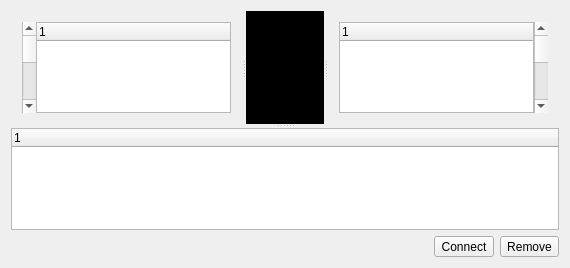
<?xml version="1.0" encoding="UTF-8"?>
<ui version="4.0">
 <class>RouteDialogBase</class>
 <widget class="QDialog" name="RouteDialogBase">
  <property name="geometry">
   <rect>
    <x>0</x>
    <y>0</y>
    <width>570</width>
    <height>268</height>
   </rect>
  </property>
  <property name="sizePolicy">
   <sizepolicy hsizetype="Preferred" vsizetype="Expanding">
    <horstretch>0</horstretch>
    <verstretch>0</verstretch>
   </sizepolicy>
  </property>
  <property name="windowTitle">
   <string>MusE: Routing</string>
  </property>
  <layout class="QVBoxLayout" name="verticalLayout">
   <item>
    <widget class="QSplitter" name="splitter_2">
     <property name="orientation">
      <enum>Qt::Vertical</enum>
     </property>
     <widget class="QSplitter" name="splitter">
      <property name="orientation">
       <enum>Qt::Horizontal</enum>
      </property>
      <property name="childrenCollapsible">
       <bool>false</bool>
      </property>
      <widget class="QWidget" name="">
       <layout class="QHBoxLayout" name="horizontalLayout_3">
        <property name="spacing">
         <number>0</number>
        </property>
        <item>
         <widget class="QScrollBar" name="srcTreeScrollBar">
          <property name="orientation">
           <enum>Qt::Vertical</enum>
          </property>
         </widget>
        </item>
        <item>
         <widget class="MusEGui::RouteTreeWidget" name="newSrcList">
          <property name="verticalScrollBarPolicy">
           <enum>Qt::ScrollBarAlwaysOff</enum>
          </property>
          <property name="selectionMode">
           <enum>QAbstractItemView::ExtendedSelection</enum>
          </property>
          <property name="selectionBehavior">
           <enum>QAbstractItemView::SelectRows</enum>
          </property>
          <property name="isInput" stdset="0">
           <bool>true</bool>
          </property>
          <column>
           <property name="text">
            <string notr="true">1</string>
           </property>
          </column>
         </widget>
        </item>
       </layout>
      </widget>
      <widget class="MusEGui::ConnectionsView" name="connectionsWidget">
       <property name="minimumSize">
        <size>
         <width>0</width>
         <height>0</height>
        </size>
       </property>
       <property name="palette">
        <palette>
         <active>
          <colorrole role="Base">
           <brush brushstyle="SolidPattern">
            <color alpha="255">
             <red>255</red>
             <green>255</green>
             <blue>255</blue>
            </color>
           </brush>
          </colorrole>
          <colorrole role="Window">
           <brush brushstyle="SolidPattern">
            <color alpha="255">
             <red>0</red>
             <green>0</green>
             <blue>0</blue>
            </color>
           </brush>
          </colorrole>
         </active>
         <inactive>
          <colorrole role="Base">
           <brush brushstyle="SolidPattern">
            <color alpha="255">
             <red>255</red>
             <green>255</green>
             <blue>255</blue>
            </color>
           </brush>
          </colorrole>
          <colorrole role="Window">
           <brush brushstyle="SolidPattern">
            <color alpha="255">
             <red>0</red>
             <green>0</green>
             <blue>0</blue>
            </color>
           </brush>
          </colorrole>
         </inactive>
         <disabled>
          <colorrole role="Base">
           <brush brushstyle="SolidPattern">
            <color alpha="255">
             <red>0</red>
             <green>0</green>
             <blue>0</blue>
            </color>
           </brush>
          </colorrole>
          <colorrole role="Window">
           <brush brushstyle="SolidPattern">
            <color alpha="255">
             <red>0</red>
             <green>0</green>
             <blue>0</blue>
            </color>
           </brush>
          </colorrole>
         </disabled>
        </palette>
       </property>
       <property name="autoFillBackground">
        <bool>true</bool>
       </property>
      </widget>
      <widget class="QWidget" name="">
       <layout class="QHBoxLayout" name="horizontalLayout_2">
        <property name="spacing">
         <number>0</number>
        </property>
        <item>
         <widget class="MusEGui::RouteTreeWidget" name="newDstList">
          <property name="verticalScrollBarPolicy">
           <enum>Qt::ScrollBarAlwaysOff</enum>
          </property>
          <property name="selectionMode">
           <enum>QAbstractItemView::ExtendedSelection</enum>
          </property>
          <property name="selectionBehavior">
           <enum>QAbstractItemView::SelectRows</enum>
          </property>
          <property name="isInput" stdset="0">
           <bool>false</bool>
          </property>
          <column>
           <property name="text">
            <string notr="true">1</string>
           </property>
          </column>
         </widget>
        </item>
        <item>
         <widget class="QScrollBar" name="dstTreeScrollBar">
          <property name="orientation">
           <enum>Qt::Vertical</enum>
          </property>
         </widget>
        </item>
       </layout>
      </widget>
     </widget>
     <widget class="QTreeWidget" name="routeList">
      <property name="selectionMode">
       <enum>QAbstractItemView::ExtendedSelection</enum>
      </property>
      <property name="selectionBehavior">
       <enum>QAbstractItemView::SelectRows</enum>
      </property>
      <column>
       <property name="text">
        <string notr="true">1</string>
       </property>
      </column>
     </widget>
    </widget>
   </item>
   <item>
    <layout class="QHBoxLayout" name="horizontalLayout">
     <item>
      <spacer name="horizontalSpacer">
       <property name="orientation">
        <enum>Qt::Horizontal</enum>
       </property>
       <property name="sizeHint" stdset="0">
        <size>
         <width>40</width>
         <height>20</height>
        </size>
       </property>
      </spacer>
     </item>
     <item>
      <widget class="QToolButton" name="connectButton">
       <property name="sizePolicy">
        <sizepolicy hsizetype="Maximum" vsizetype="Minimum">
         <horstretch>0</horstretch>
         <verstretch>0</verstretch>
        </sizepolicy>
       </property>
       <property name="toolTip">
        <string>connect source to destination</string>
       </property>
       <property name="text">
        <string>Connect</string>
       </property>
      </widget>
     </item>
     <item>
      <widget class="QToolButton" name="removeButton">
       <property name="sizePolicy">
        <sizepolicy hsizetype="Maximum" vsizetype="Minimum">
         <horstretch>0</horstretch>
         <verstretch>0</verstretch>
        </sizepolicy>
       </property>
       <property name="toolTip">
        <string>remove selected route</string>
       </property>
       <property name="text">
        <string>Remove</string>
       </property>
      </widget>
     </item>
    </layout>
   </item>
  </layout>
 </widget>
 <layoutdefault spacing="6" margin="11"/>
 <customwidgets>
  <customwidget>
   <class>MusEGui::ConnectionsView</class>
   <extends>QFrame</extends>
   <header>routedialog.h</header>
   <container>1</container>
  </customwidget>
  <customwidget>
   <class>MusEGui::RouteTreeWidget</class>
   <extends>QTreeWidget</extends>
   <header>routedialog.h</header>
   <container>1</container>
  </customwidget>
 </customwidgets>
 <resources/>
 <connections/>
</ui>
